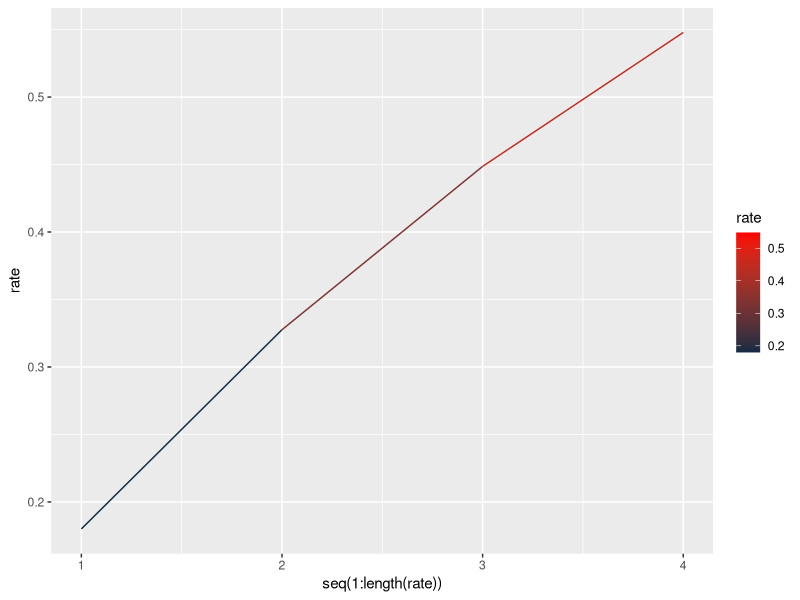
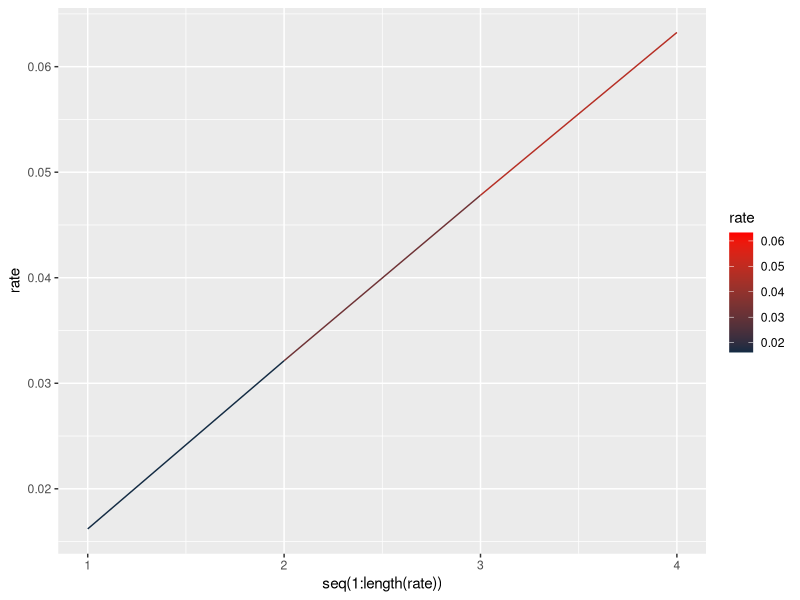
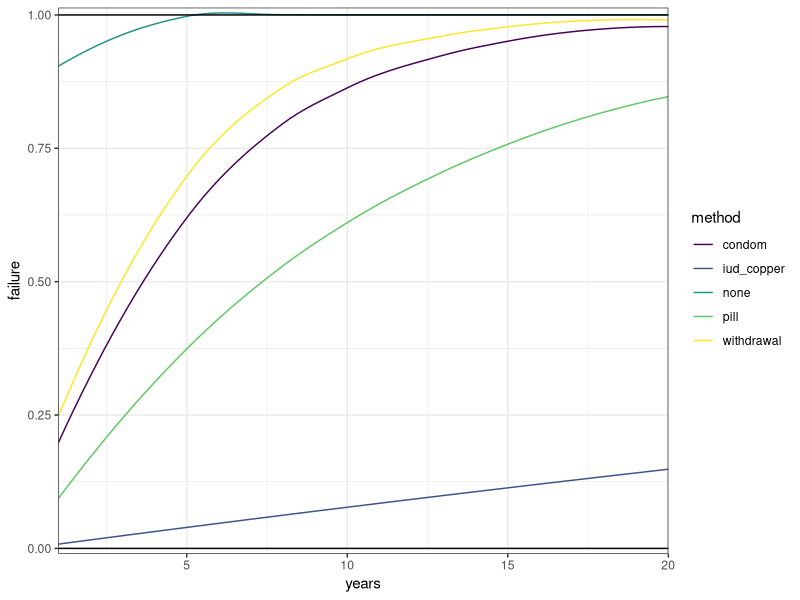

Here is the R script that generated these plots, in order:
## ---- chunk 1
library(ggplot2)
library(viridis)
library(tibble)
library(tidyr)
## ---- chunk 2
none <- 0.85
withdrawal <- 0.22
condom <- 0.18
pill <- 0.09
iud_copper <- 0.008
iud_progestin <- 0.002
female_ster <- 0.005
male_ster <- 0.0015
## ---- chunk 3
FailRate <- function(years, method){
     pbinom(0, years, method, lower.tail = FALSE)
}

PlotFailRate <- function(years, method){
     rate <<- pbinom(0, 1:years, method, lower.tail = FALSE)
     p <- ggplot(as.data.frame(rate), aes(x = seq(1:length(rate)), y = rate))

     p +
     geom_line(aes(color = rate)) +
     scale_colour_gradient(high = "red")
}
## ---- chunk 4
FailRate(4, condom)

FailRate(4, condom * pill)

PlotFailRate(4, condom)

PlotFailRate(4, condom * pill)
## ---- chunk 5
lifetime_failure <- tibble(years = 1:20,
                           none = FailRate(years, none),
                           withdrawal = FailRate(years, withdrawal),
                           condom = FailRate(years, condom),
                           pill = FailRate(years, pill),
                           iud_copper = FailRate(years, iud_copper))

failure_table <- pivot_longer(lifetime_failure, cols = -c(years), names_to = "method", values_to = "failure")

#failure_table <- factor(failure_table$method, levels = c("none", "withdrawal", "condom", "pill", "iud_copper"))
## ---- chunk 6
ggplot(failure_table) +
    aes(x = years, y = failure, colour = method) +
    geom_smooth(size = 0.5, se = FALSE, method = "loess", formula = "y ~ x") +
    geom_hline(yintercept = 0) +
    geom_hline(yintercept = 1) +
    scale_colour_viridis_d(option = "D", direction = 1) +
    scale_x_continuous(expand = expansion(0)) + 
    scale_y_continuous(expand = expansion(add = 0.01)) +
    theme_bw()
## ---- chunk 7
1 + 1
## ---- chunk 8
#| echo: false
2 * 2
